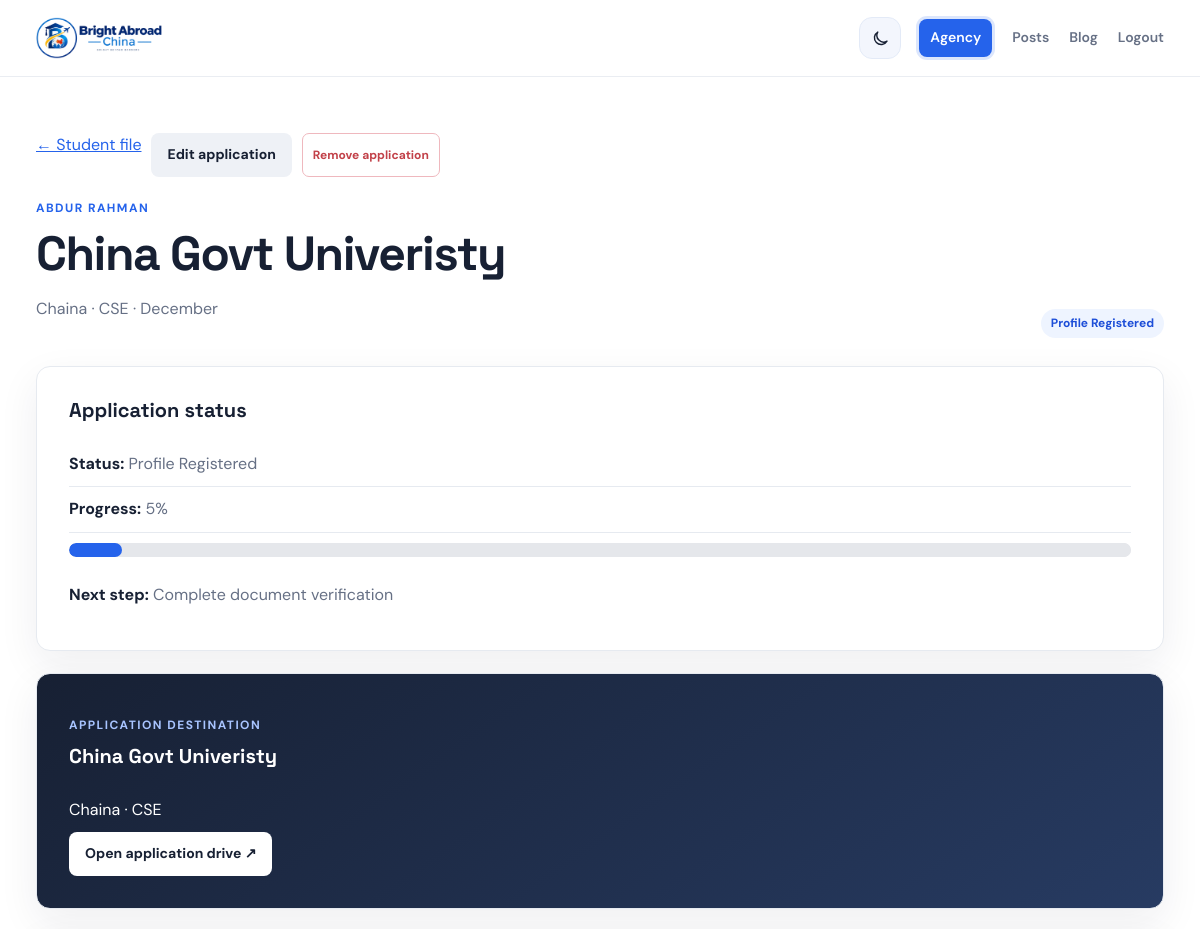
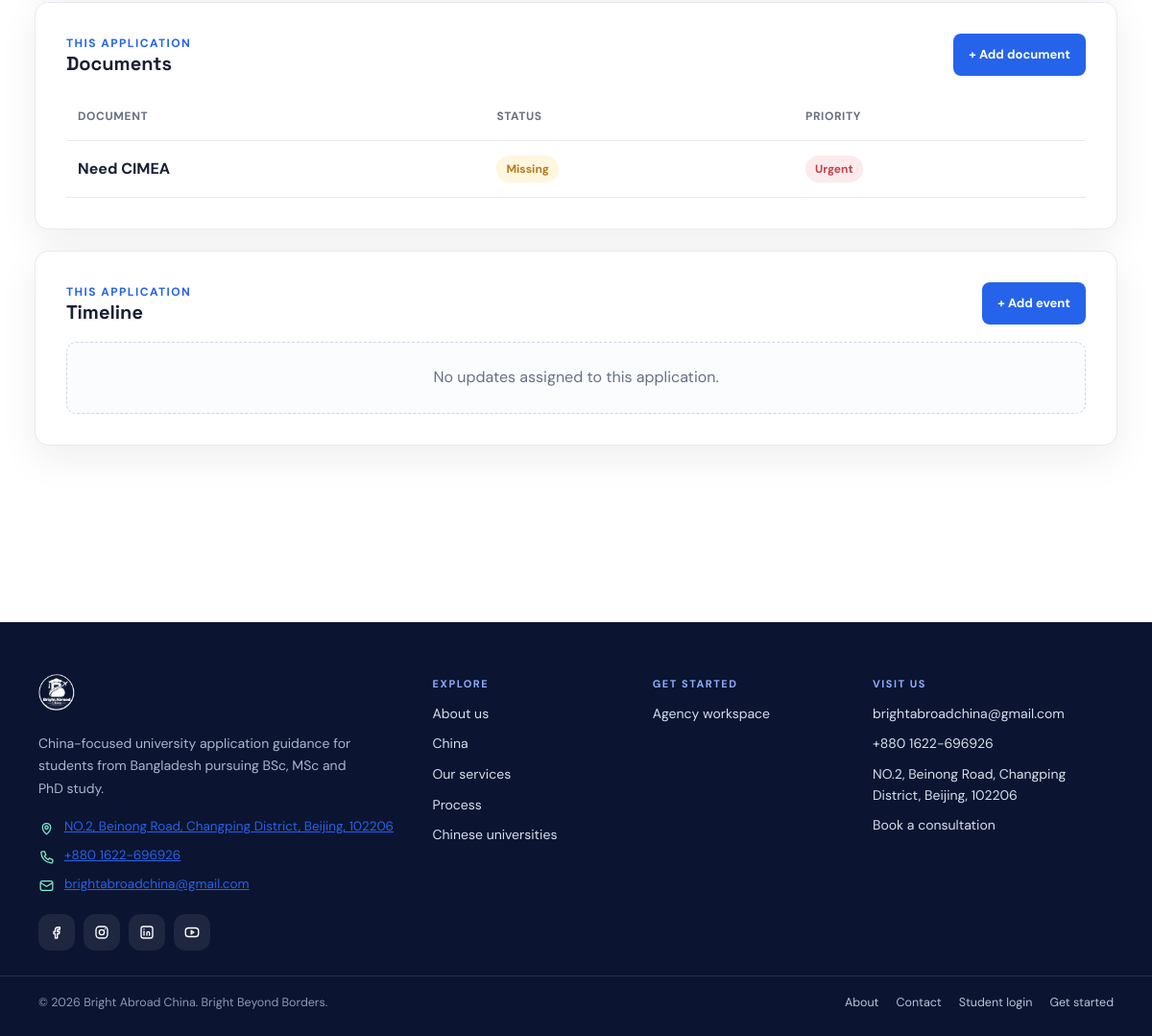
The page /students/agency/application/2/ (signed in) on the database its author committed (2 pictures, top to bottom).
### students/models.py (models this page shows, shortened)
class StudentProfile(models.Model):
    GENDER_CHOICES = (
        ("male", "Male"),
        ("female", "Female"),
        ("other", "Other"),
    )
    user = models.OneToOneField(
        settings.AUTH_USER_MODEL,
        on_delete=models.CASCADE,
        related_name="student_profile"
    )
    full_name = models.CharField(
        max_length=150,
        blank=True
    )
    date_of_birth = models.DateField(
        null=True,
        blank=True
    )
    gender = models.CharField(
        max_length=20,
        choices=GENDER_CHOICES,
        blank=True
    )
    passport_number = models.CharField(
        max_length=50,
        blank=True
    )
    passport_expiry = models.DateField(
        null=True,
        blank=True
    )
    address = models.TextField(
        blank=True
    )
    city = models.CharField(
        max_length=100,
        blank=True
    )
    drive_link = models.URLField(
        blank=True
    )
    country = models.CharField(
        max_length=100,
        default="Bangladesh"
    )
    STATUS_CHOICES = (
        ("registered", "Profile Registered"),
        ("verification", "Profile Verification & File Preparation"),
        ("documents", "Document Collection & Review"),
        ("professor_outreach", "Professor Outreach & Acceptance Process (For Master's/Research Programs)"),
        ("application", "University Application In Progress"),
        ("interview", "Interview Preparation / Interview Scheduled"),
        ("offer", "Admission Offer & Official Documents Received"),
        ("visa_processing", "Visa Application Processing"),
        ("visa_approved", "Visa Approved"),
        ("pre_departure", "Pre-Departure Preparation & Ready to Fly"),
    )
    STATUS_PROGRESS = {
        "registered": 5,
        "verification": 20,
        "documents": 30,
        "professor_outreach": 30,
        "application": 40,
        "interview": 50,
        "offer": 90,
        "visa_processing": 95,
        "visa_approved": 100,
        "pre_departure": 100,
    }
    current_status = models.CharField(
        max_length=30,
        choices=STATUS_CHOICES,
        default="registered"
    )
    progress = models.PositiveIntegerField(
        default=0
    )
    next_step = models.CharField(
        max_length=255,
        blank=True
    )
    destination_country = models.CharField(
        max_length=100,
        blank=True
    )
    university = models.CharField(
        max_length=200,
        blank=True
    )
    course = models.CharField(
        max_length=200,
        blank=True
    )
    intake = models.CharField(
        max_length=100,
        blank=True
    )
    emergency_contact_name = models.CharField(
        max_length=150,
        blank=True
    )
    emergency_contact_phone = models.CharField(
        max_length=30,
        blank=True
    )
    emergency_contact_relation = models.CharField(
        max_length=100,
        blank=True
    )
    created_at = models.DateTimeField(
        auto_now_add=True
    )
    updated_at = models.DateTimeField(
        auto_now=True
    )

class StudentApplication(models.Model):
    STATUS_CHOICES = StudentProfile.STATUS_CHOICES
    student = models.ForeignKey(
        StudentProfile,
        on_delete=models.CASCADE,
        related_name="applications"
    )
    destination_country = models.CharField(max_length=100)
    university = models.CharField(max_length=200)
    course = models.CharField(max_length=200)
    intake = models.CharField(max_length=100, blank=True)
    drive_link = models.URLField(blank=True)
    current_status = models.CharField(
        max_length=30,
        choices=STATUS_CHOICES,
        default="registered"
    )
    progress = models.PositiveIntegerField(default=0)
    next_step = models.CharField(max_length=255, blank=True)
    created_at = models.DateTimeField(auto_now_add=True)
    updated_at = models.DateTimeField(auto_now=True)
    class Meta:
        ordering = ("-updated_at", "-created_at")

class Document(models.Model):
    PRIORITY_CHOICES = (
        ("normal", "Normal"),
        ("urgent", "Urgent"),
    )
    student = models.ForeignKey(
        StudentProfile,
        on_delete=models.CASCADE,
        related_name="documents"
    )
    application = models.ForeignKey(
        StudentApplication,
        on_delete=models.CASCADE,
        related_name="documents",
        null=True,
        blank=True
    )
    name = models.CharField(
        max_length=200
    )
    required = models.BooleanField(
        default=True
    )
    received = models.BooleanField(
        default=False
    )
    priority = models.CharField(
        max_length=20,
        choices=PRIORITY_CHOICES,
        default="normal"
    )
    note = models.TextField(
        blank=True
    )
    created_at = models.DateTimeField(
        auto_now_add=True
    )
    updated_at = models.DateTimeField(
        auto_now=True
    )

### accounts/models.py (models this page shows, shortened)
class User(AbstractUser):
    ROLE_CHOICES = (
        ("student", "Student"),
        ("staff", "Staff"),
    )
    role = models.CharField(
        max_length=20,
        choices=ROLE_CHOICES,
        default="student"
    )
    phone = models.CharField(
        max_length=20,
        blank=True
    )

### students/views.py (the view)
# urls.py: path("agency/application/<int:pk>/", agency_application_detail_view, name="agency_application_detail"),
@login_required
@user_passes_test(is_staff_user)
def agency_application_detail_view(request, pk):
    application = get_object_or_404(
        StudentApplication.objects.select_related("student", "student__user"),
        pk=pk,
    )
    documents = Paginator(
        application.documents.all().order_by("-priority", "name"),
        5,
    ).get_page(request.GET.get("page"))
    return render(
        request,
        "students/agency_application_detail.html",
        {
            "application": application,
            "student": application.student,
            "documents": documents,
            "timeline": application.timeline_events.all(),
        },
    )

### students/context_processors.py (called while the page is built)
def notification_context(request):
    unread_notification_count = 0
    recent_notifications = []
    user = getattr(request, "user", None)
    if user is not None and user.is_authenticated:
        profile = StudentProfile.objects.filter(
            user=user
        ).first()
        if profile is not None:
            recent_notifications = list(profile.notifications.all()[:5])
            unread_notification_count = profile.notifications.filter(
                is_read=False
            ).count()
    return {
        "unread_notification_count": unread_notification_count,
        "recent_notifications": recent_notifications,
    }

### students/views.py (called while the page is built)
def is_staff_user(user):
    return user.is_authenticated and (
        user.is_superuser or user.role == "staff"
    )

### templates/students/agency_application_detail.html (shortened to what this page needs)
{% extends "base.html" %}
{% block content %}
<div class="agency-detail-page agency-application-page">
    <div class="detail-header">
        <div>
            <div class="detail-actions"><a class="button-ghost" href="{% url 'agency_student_detail' student.id %}">← Student file</a><a class="button button-secondary" href="{% url 'agency_application_edit' application.id %}">Edit application</a><a class="remove-record" href="{% url 'agency_application_delete' application.id %}">Remove application</a></div>
            <p class="eyebrow" style="margin-top: 22px;">{{ student.full_name|default:student.user.username }}</p>
            <h1>{{ application.university }}</h1>
            <p class="muted">{{ application.destination_country }} · {{ application.course }}{% if application.intake %} · {{ application.intake }}{% endif %}</p>
        </div>
        <span class="status-pill">{{ application.get_current_status_display }}</span>
    </div>
    <div class="detail-grid">
        <section class="card detail-panel status-panel">
            <h3>Application status</h3>
            <p><strong>Status:</strong> {{ application.get_current_status_display }}</p>
            <p><strong>Progress:</strong> {{ application.progress }}%</p>
            <progress class="application-progress" value="{{ application.progress }}" max="100">{{ application.progress }}%</progress>
            <p><strong>Next step:</strong> {{ application.next_step|default:"Not set yet" }}</p>
        </section>
        <section class="card drive-card detail-panel">
            <p class="eyebrow">Application destination</p>
            <h3>{{ application.university }}</h3>
            <p>{{ application.destination_country }} · {{ application.course }}</p>
            {% if application.drive_link %}<a class="button" href="{{ application.drive_link }}" target="_blank" rel="noopener noreferrer">Open application drive ↗</a>{% else %}<p>No application-specific Drive link added.</p>{% endif %}
        </section>
    </div>
    <div class="detail-grid detail-grid-spaced">
        <section class="card detail-panel">
            <div class="section-heading"><div><p class="eyebrow">This application</p><h3>Documents</h3></div><a class="button" href="{% url 'agency_application_document_create' application.id %}">+ Add document</a></div>
            {% if documents %}<div class="table-wrap agency-document-table"><table><thead><tr><th>Document</th><th>Status</th><th>Priority</th></tr></thead><tbody>{% for document in documents %}<tr><td><strong>{{ document.name }}</strong></td><td>{% if document.received %}<span class="status-pill success">Received</span>{% else %}<span class="status-pill warning">Missing</span>{% endif %}</td><td>{% if document.priority == "urgent" %}<span class="status-pill danger">Urgent</span>{% else %}<span class="status-pill">Normal</span>{% endif %}</td></tr>{% endfor %}</tbody></table></div>{% else %}<div class="empty-state">No documents assigned to this application.</div>{% endif %}
        </section>
        <section class="card detail-panel">
            <div class="section-heading"><div><p class="eyebrow">This application</p><h3>Timeline</h3></div><a class="button" href="{% url 'agency_application_timeline_create' application.id %}">+ Add event</a></div>
            {% if timeline %}<div class="timeline-list">{% for event in timeline %}<div class="timeline-row"><span class="timeline-dot {% if event.is_completed %}complete{% endif %}"></span><div><strong>{{ event.title }}</strong><p>{{ event.description }}</p><small>{{ event.event_date|date:"d M Y, h:i A" }}</small></div></div>{% endfor %}</div>{% else %}<div class="empty-state">No updates assigned to this application.</div>{% endif %}
        </section>
    </div>
</div>
{% endblock %}

### static/css/agency.css (style rules this page uses)
html { scroll-behavior: smooth; scroll-padding-top: 96px; -webkit-text-size-adjust: 100%; overflow-x: hidden !important; }
body { -webkit-tap-highlight-color: transparent; overflow-x: hidden !important; }
.navbar .navbar-inner, .container, .home-wrap, .footer-inner, .footer-bottom, .agency-detail-page .detail-header, .agency-detail-page .detail-grid { max-width: var(--max-width); }

### rows shown on the page
StudentProfile: full_name "ABDUR RAHMAN"
StudentApplication: university "China Govt Univeristy", destination_country "Chaina", course "CSE", intake "December", current_status "Profile Registered", progress "5", next_step "Complete document verification"
Document: name "Need CIMEA", received "Missing", priority "Urgent"
